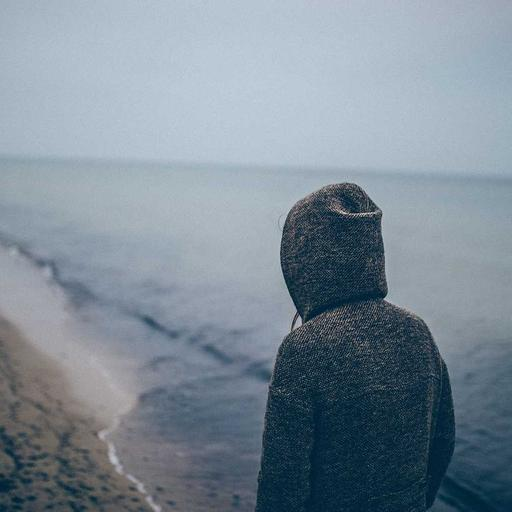
#> input picture novalife/hub/tools/stego_dct_qim/cover.jpg, 512 x 512 px
$ python run_experiment.py
#> lines starting #> are read from the running program, lines starting #| are printed output that depends on the picture
#!/usr/bin/env python3
"""Small, deterministic transform-domain steganography experiment.

The implementation deliberately uses only operations that map to a Zynq PL
reference design: 8x8 separable DCT, integer-ish QIM, HMAC-derived ordering,
and systematic Hamming(7,4) correction with a keyed interleaver.
"""
from __future__ import annotations

import argparse
import hashlib
import hmac
import json
import math
from pathlib import Path

import numpy as np
from PIL import Image


N = 512
BLOCK = 8
RAW_BYTES = 80
KEY = b"novalife-zynq7010-experiment-v1"
COEFFS = [(1, 2), (2, 1), (2, 2), (1, 3), (3, 1), (2, 3), (3, 2), (3, 3)]


def bits_from_bytes(data: bytes) -> np.ndarray:
    return np.unpackbits(np.frombuffer(data, dtype=np.uint8))


def bytes_from_bits(bits: np.ndarray) -> bytes:
    return np.packbits(bits.astype(np.uint8)).tobytes()


def hamming_encode(bits: np.ndarray) -> np.ndarray:
    if len(bits) % 4:
        bits = np.pad(bits, (0, 4 - len(bits) % 4))
    out = []
    for nib in bits.reshape(-1, 4):
        d1, d2, d3, d4 = map(int, nib)
        # Positions 1..7: p1 p2 d1 p4 d2 d3 d4, even parity.
        out.extend([d1 ^ d2 ^ d4, d1 ^ d3 ^ d4, d1, d2 ^ d3 ^ d4, d2, d3, d4])
    return np.array(out, dtype=np.uint8)


def hamming_decode(bits: np.ndarray, expected_bits: int) -> tuple[np.ndarray, int, int]:
    corrected = 0
    nonzero_syndromes = 0
    decoded = []
    for word in bits[: len(bits) // 7 * 7].reshape(-1, 7):
        w = word.copy()
        s1 = int(w[0] ^ w[2] ^ w[4] ^ w[6])
        s2 = int(w[1] ^ w[2] ^ w[5] ^ w[6])
        s4 = int(w[3] ^ w[4] ^ w[5] ^ w[6])
        syndrome = s1 | (s2 << 1) | (s4 << 2)
        if syndrome:
            nonzero_syndromes += 1
            if syndrome <= 7:
                w[syndrome - 1] ^= 1
                corrected += 1
        decoded.extend([w[2], w[4], w[5], w[6]])
    return np.array(decoded[:expected_bits], dtype=np.uint8), corrected, nonzero_syndromes


def keyed_permutation(length: int, label: bytes) -> np.ndarray:
    vals = []
    for i in range(length):
        digest = hmac.new(KEY, label + i.to_bytes(4, "big"), hashlib.sha256).digest()
        vals.append((digest, i))
    return np.array([i for _, i in sorted(vals)], dtype=np.int32)


def keyed_block_order(block_ids: list[int]) -> list[int]:
    return [i for _, i in sorted((hmac.new(KEY, b"block" + i.to_bytes(4, "big"), hashlib.sha256).digest(), i) for i in block_ids)]


def dct_matrix() -> np.ndarray:
    c = np.zeros((8, 8), dtype=np.float64)
    for k in range(8):
        for n in range(8):
            c[k, n] = math.sqrt(1 / 8) if k == 0 else 0.5
            c[k, n] *= math.cos(math.pi * (2 * n + 1) * k / 16)
    return c


C = dct_matrix()


def blocks(image: np.ndarray):
    for by in range(0, image.shape[0], 8):
        for bx in range(0, image.shape[1], 8):
            yield by, bx, image[by : by + 8, bx : bx + 8]


def texture_candidates(image: np.ndarray) -> list[int]:
    scores = []
    for idx, (_, _, block) in enumerate(blocks(image)):
        # Local activity selects textured blocks, where changes are less visible.
        scores.append(float(np.std(block)))
    threshold = float(np.percentile(scores, 35))
    return [i for i, score in enumerate(scores) if score >= threshold]


def slot_plan(image: np.ndarray, count: int, adaptive: bool = True):
    ids = list(range((image.shape[0] // 8) * (image.shape[1] // 8)))
    # The schedule must not depend on the cover: the receiver has only the
    # stego image. Adaptivity is therefore applied to Delta, not membership.
    ids = keyed_block_order(ids)
    if len(ids) < count:
        raise ValueError(f"not enough coefficient slots: {len(ids)} < {count}")
    plan = []
    for block_id in ids[:count]:
        # Key chooses a mid-band coefficient, preventing a fixed pattern.
        digest = hmac.new(KEY, b"coeff" + block_id.to_bytes(4, "big"), hashlib.sha256).digest()
        plan.append((block_id, COEFFS[digest[0] % len(COEFFS)]))
    return plan


def qim_embed(value: float, bit: int, delta: float) -> float:
    # Two cosets separated by delta, with spacing 2*delta.
    return 2 * delta * round((value - bit * delta) / (2 * delta)) + bit * delta


def qim_extract(value: float, delta: float) -> int:
    return int(round(value / delta)) & 1


def transform(image: np.ndarray, payload: bytes | None, adaptive: bool, decode: bool = False):
    expected_bits = RAW_BYTES * 8
    coded_len = (expected_bits // 4) * 7
    interleave = keyed_permutation(coded_len, b"interleave")
    plan = slot_plan(image, coded_len, adaptive)
    out = image.copy().astype(np.float64)
    extracted = []
    for (block_id, (u, v)), coded_index in zip(plan, range(coded_len)):
        by, bx = (block_id // (image.shape[1] // 8)) * 8, (block_id % (image.shape[1] // 8)) * 8
        block = out[by : by + 8, bx : bx + 8]
        coeff = C @ (block - 128.0) @ C.T
        sigma = float(np.std(block))
        delta = (16.0 + 0.15 * sigma) if adaptive else 14.0
        if payload is not None:
            raw_bits = bits_from_bytes(payload)
            coded = hamming_encode(raw_bits)
            bit = int(coded[interleave[coded_index]])
            coeff[u, v] = qim_embed(coeff[u, v], bit, delta)
            out[by : by + 8, bx : bx + 8] = C.T @ coeff @ C + 128.0
        else:
            extracted.append(qim_extract(coeff[u, v], delta))
    if payload is not None:
        return np.clip(np.rint(out), 0, 255).astype(np.uint8), None
    coded_received = np.array(extracted, dtype=np.uint8)
    deinterleaved = np.empty_like(coded_received)
    deinterleaved[interleave] = coded_received
    raw_bits, corrected, syndromes = hamming_decode(deinterleaved, expected_bits)
    return None, (bytes_from_bits(raw_bits), corrected, syndromes)


def psnr(a: np.ndarray, b: np.ndarray) -> float:
    mse = float(np.mean((a.astype(np.float64) - b.astype(np.float64)) ** 2))
    return float("inf") if mse == 0 else 10 * math.log10(255 * 255 / mse)


def ssim_global(a: np.ndarray, b: np.ndarray) -> float:
    x, y = a.astype(np.float64), b.astype(np.float64)
    mux, muy = x.mean(), y.mean()
    vx, vy = x.var(), y.var()
    cov = ((x - mux) * (y - muy)).mean()
    c1, c2 = 6.5025, 58.5225
    return float((2 * mux * muy + c1) * (2 * cov + c2) / ((mux * mux + muy * muy + c1) * (vx + vy + c2)))


def evaluate(name: str, cover: np.ndarray, stego: np.ndarray, payload: bytes):
    decoded_image, info = transform(stego, None, adaptive=True)
    recovered, corrected, syndromes = info
    reference_bits, recovered_bits = bits_from_bytes(payload), bits_from_bytes(recovered[:RAW_BYTES])
    ber = float(np.mean(reference_bits != recovered_bits))
    return {"attack": name, "psnr_db": psnr(cover, stego), "ssim_global": ssim_global(cover, stego),
            "ber": ber, "payload_ok": recovered[:RAW_BYTES] == payload,
            "hamming_corrected": corrected, "hamming_nonzero_syndromes": syndromes}


def main() -> None:
    ap = argparse.ArgumentParser()
    ap.add_argument("--cover", default="cover.jpg")
    ap.add_argument("--out", default=".")
    args = ap.parse_args()
    out = Path(args.out)
    rgb = Image.open(args.cover).convert("L").resize((N, N), Image.Resampling.LANCZOS)
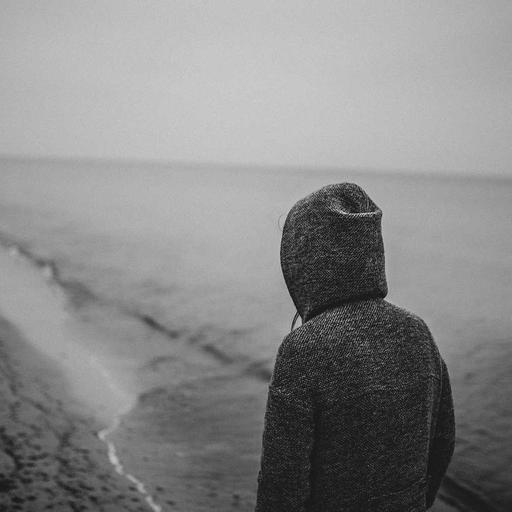
#> rgb: PIL image 512x512 L; min 2, max 216, mean 135.8
    cover = np.asarray(rgb, dtype=np.uint8)
    payload = bytes((hashlib.sha256(b"reproducible-zynq-payload").digest() * 4)[:RAW_BYTES])

    stego, _ = transform(cover, payload, adaptive=True)
#> in transform, `plan = slot_plan(image, coded_len, adaptive)`: plan = 1120 items
#> the loop in transform, `for (block_id, (u, v)), coded_index in zip(plan, range(coded_len)):` made 1120 passes
#> (block_id, u, v, by, bx, sigma, delta, bit) on passes 1 to 12: (1094, 3, 2, 136, 48, 1.47, 16.22, 0), (3436, 3, 1, 424, 352, 8.57, 17.28, 0), (1505, 3, 1, 184, 264, 1, 16.15, 1), (369, 2, 2, 40, 392, 1.52, 16.23, 0), (3056, 1, 2, 376, 384, 15.83, 18.37, 1), (4048, 3, 3, 504, 128, 9.74, 17.46, 1), (4001, 2, 2, 496, 264, 6.75, 17.01, 0), (2332, 3, 2, 288, 224, 1.78, 16.27, 1), (1580, 3, 3, 192, 352, 24.53, 19.68, 0), (3672, 1, 3, 456, 192, 2.16, 16.32, 0), (2729, 2, 3, 336, 328, 26.63, 19.99, 1), (2199, 3, 1, 272, 184, 1.55, 16.23, 0)
#> (by, bx, sigma, delta, bit) on passes 61 to 66: (40, 344, 1.54, 16.23, 0), (168, 296, 3.03, 16.45, 1), (112, 104, 0, 16, 1), (288, 424, 1.06, 16.16, 0), (320, 360, 28.4, 20.26, 1), (384, 272, 25.01, 19.75, 0)
#> after the loop in transform, `for (block_id, (u, v)), coded_index in zip(plan, range(coded_len)):`: extracted = []
    Image.fromarray(stego).save(out / "stego.png")
    results = [evaluate("none", cover, stego, payload)]
#> the loop in transform (call 2), `for (block_id, (u, v)), coded_index in zip(plan, range(coded_len)):` made 1120 passes
#> (block_id, u, v, by, bx, sigma, delta) on passes 1 to 3: (1094, 3, 2, 136, 48, 1.47, 16.22), (3436, 3, 1, 424, 352, 8.54, 17.28), (1505, 3, 1, 184, 264, 2.24, 16.34)

    jpeg_path = out / "attacked_quality70.jpg"
    Image.fromarray(stego).save(jpeg_path, quality=70, subsampling=0)
    jpeg = np.asarray(Image.open(jpeg_path).convert("L"), dtype=np.uint8)
    results.append(evaluate("JPEG quality=70", cover, jpeg, payload))

    rng = np.random.default_rng(7010)
    noisy = np.clip(stego.astype(np.int16) + rng.normal(0, 2.0, stego.shape), 0, 255).astype(np.uint8)
    Image.fromarray(noisy).save(out / "attacked_awgn_sigma2.png")
    results.append(evaluate("AWGN sigma=2", cover, noisy, payload))

    # A control quantifies the quality cost of a non-adaptive, fixed-step DCT plan.
    fixed, _ = transform(cover, payload, adaptive=False)
    Image.fromarray(fixed).save(out / "control_fixed_qim.png")
    control = {"psnr_db": psnr(cover, fixed), "ssim_global": ssim_global(cover, fixed)}

    report = {"image": str(args.cover), "image_size": list(cover.shape), "seed": 7010,
              "key_sha256": hashlib.sha256(KEY).hexdigest(), "raw_payload_bytes": RAW_BYTES,
              "coded_bits": RAW_BYTES * 8 // 4 * 7, "raw_payload_bpp": RAW_BYTES * 8 / cover.size,
              "code": "systematic Hamming(7,4), rate 4/7, keyed bit interleaver",
              "embedding": "8x8 DCT QIM; adaptive delta=16+0.15*local_std; keyed mid-band coefficient",
              "results": results, "fixed_qim_control": control}
    (out / "metrics.json").write_text(json.dumps(report, indent=2) + "\n")
    lines = ["# Transform-Domain Steganography Experiment", "", "See `metrics.json` for exact output.", ""]
    for row in results:
        lines.append(f"- {row['attack']}: PSNR {row['psnr_db']:.2f} dB, global SSIM {row['ssim_global']:.6f}, BER {row['ber']:.6f}, payload_ok={row['payload_ok']}")
#> this loop made 3 passes
    lines += ["", f"Fixed-step control: PSNR {control['psnr_db']:.2f} dB, global SSIM {control['ssim_global']:.6f}.", "", "The keyed schedule is a security aid, not encryption; encrypt/authenticate the payload before ECC in deployment."]
    (out / "RESULTS.md").write_text("\n".join(lines) + "\n")
    print(json.dumps(report, indent=2))
#> (printed output is left out)


if __name__ == "__main__":
    main()
